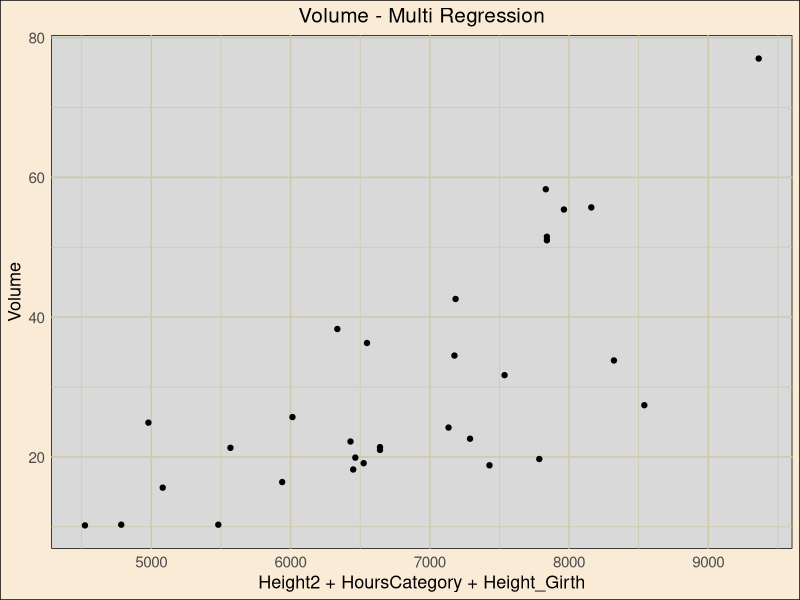
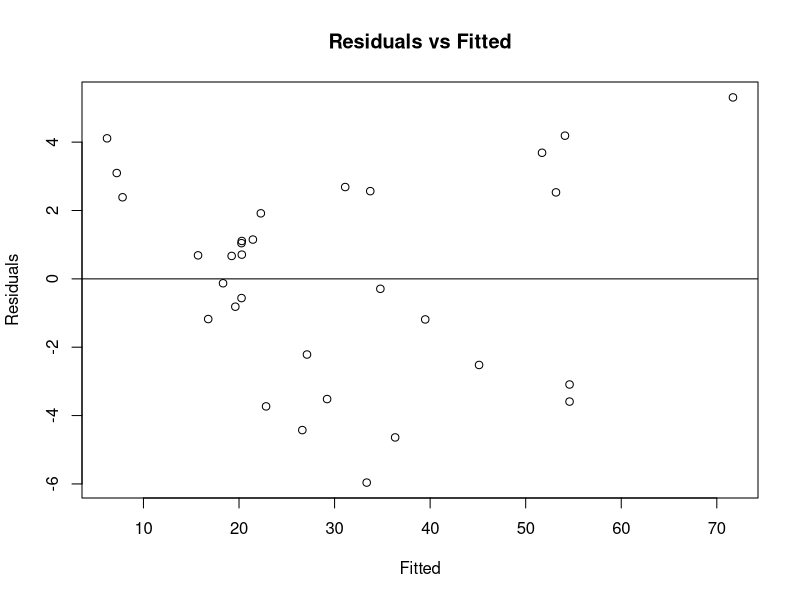
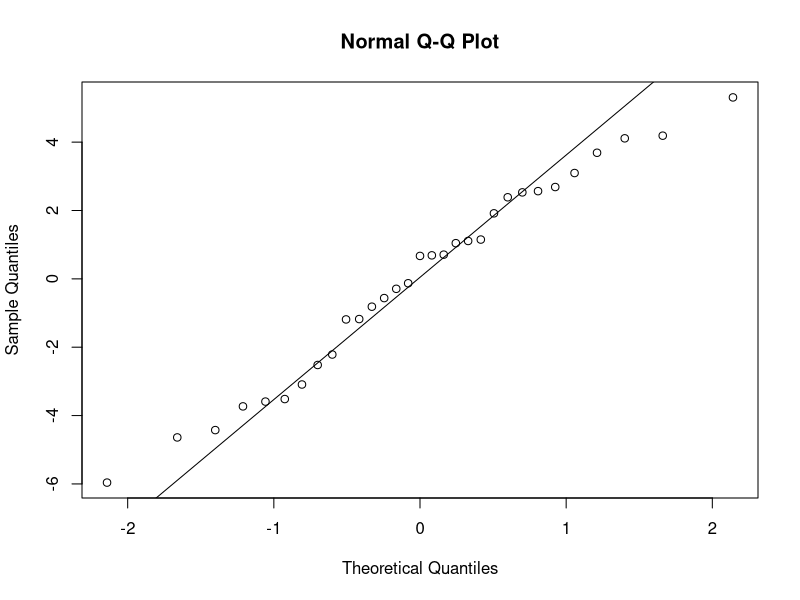

The R source for these figures, in order:
## ---- chunk 1
knitr::opts_chunk$set(echo = TRUE)
## ---- chunk 2
library(tidyverse)
library(kableExtra)
## ---- chunk 3
data(trees)
## ---- chunk 4
trees_display = kable(trees) %>%
                  kable_paper("hover", full_width = F) %>%
                  scroll_box(width = "850px", height = "350px")
trees_display
## ---- chunk 5
glimpse(trees)
## ---- chunk 6
summary(trees)
## ---- chunk 7
trees_transformed <- trees %>%
                  mutate(Height2 = Height ^ 2,  # quadratic term
                  HoursCategory = ifelse(Height > mean(Height), 1.0, 0.0),  #dichotomous term
                  Height_Girth = Height * Girth  #quantitative interaction term
  )
## ---- chunk 8
p = ggplot(trees_transformed, aes(x=(Height2 + HoursCategory + Height_Girth), y = Volume)) + geom_point() + theme_minimal() +
    theme(panel.grid.major = element_line(colour = "lemonchiffon3"),
    panel.grid.minor = element_line(colour = "lemonchiffon3"),
    axis.title = element_text(size = 13),
    axis.text = element_text(size = 11),
    axis.text.x = element_text(family = "sans",
        size = 11), axis.text.y = element_text(family = "sans",
        size = 11), plot.title = element_text(size = 15,
        hjust = 0.5), panel.background = element_rect(fill = "gray85"),
    plot.background = element_rect(fill = "antiquewhite")) +labs(title = "Volume - Multi Regression",
    x = "Height2 + HoursCategory + Height_Girth", y = "Volume")
p
## ---- chunk 9
lm_tree <- lm(Volume ~ Height2 + HoursCategory + Height_Girth, data = trees_transformed)
summary(lm_tree)
## ---- chunk 10
plot(fitted(lm_tree),resid(lm_tree), main="Residuals vs Fitted", xlab = "Fitted", ylab = "Residuals")
abline(0, 0)
## ---- chunk 11
qqnorm(resid(lm_tree))
qqline(resid(lm_tree))
